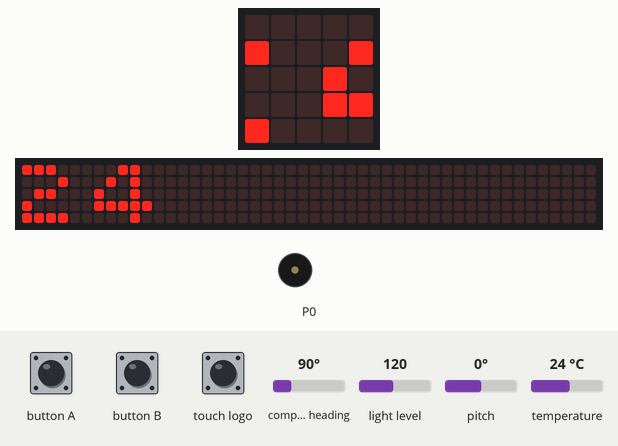
This program was run on a simulated BBC micro:bit (MakeCode). On the bench: the board's 5×5 LED display, a strip that is not on the board, showing the scrolling text unrolled, buzzer (waves = sounding). The test bench sets the inputs (shaded band); at power-on: light level 120, compass heading 90°, pitch 0°, temperature 24 °C. The 48×5 strip is a reading aid, not a part: it shows the text the display is scrolling, unrolled, one strip-width of it at a time; the compass is already calibrated.

Above: at 1.37 s.
1.4 s: button A pressed for 0.15 s
At 1.67 s:
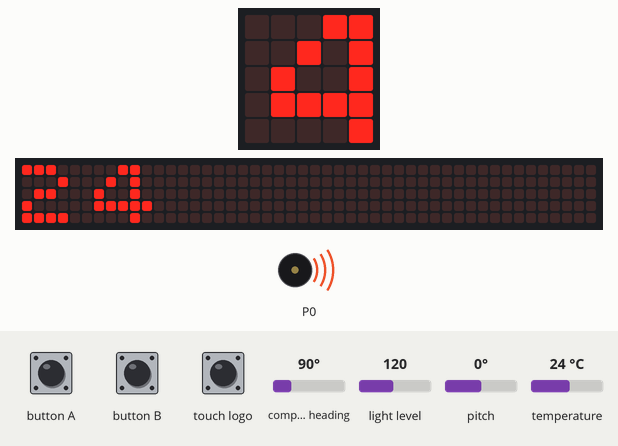
2.1 s: touch logo pressed for 0.15 s
2.8 s: button A pressed for 0.15 s
3.5 s: button B pressed for 0.15 s
4.2 s: light level set to 5
At 6.6 s:
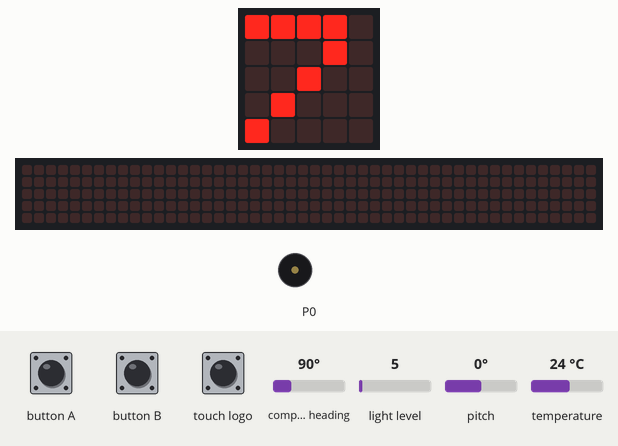
9.1 s: touch logo pressed for 1 s
At 16.9 s:
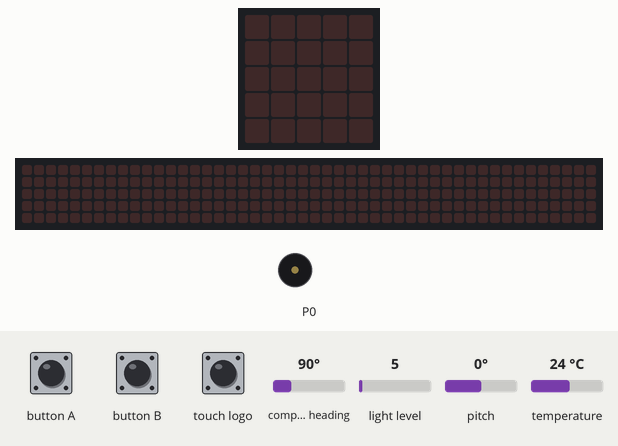
Timing chart, 0 to 18.4 s (numbered marks = the images above; inputs shaded):
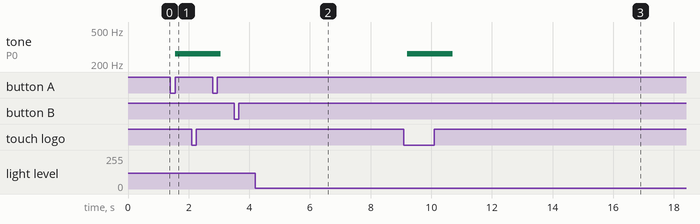

Measured:
- after the input at 1.4 s, tone on P0: silent → 262 Hz after 0.15 s
- what the display in image 2 shows lasts 0.4 s, from 6.4 s to 6.8 s

The program:

main.ts
```typescript
input.onButtonPressed(Button.A, function () {
    music.playTone(262, music.beat(BeatFraction.Whole))
    music.playTone(262, music.beat(BeatFraction.Double))
    basic.showLeds(`
        # # # # .
        . . . # .
        . . # . .
        . # . . .
        # . . . .
        `)
    basic.showLeds(`
        . . . . #
        . . . . #
        . . . . #
        . . . . #
        . . . . #
        `)
    basic.showLeds(`
        . . . . .
        . . . . .
        . . . . .
        . . # # .
        . . # # .
        `)
    basic.showLeds(`
        . # # # .
        . . . . .
        . . . . .
        . . . . .
        . . . . .
        `)
    basic.showLeds(`
        . . . . .
        . # # # .
        . . . # .
        . . # . .
        . . . . .
        `)
    basic.showLeds(`
        . . . # .
        . . . # .
        . # # # .
        . . . # .
        . . . # .
        `)
    basic.showLeds(`
        . . . . .
        . . . . .
        . . . . .
        . . . . .
        . . . . .
        `)
})
input.onButtonPressed(Button.B, function () {
    시간구간 = input.runningTime() + 5000
    basic.showString("" + (input.temperature()))
})
input.onLogoEvent(TouchButtonEvent.Touched, function () {
    시간구간 = input.runningTime() + 5000
    basic.showNumber(input.lightLevel())
    basic.showLeds(`
        # # . # #
        # # # # #
        # # # # .
        . # # # .
        . # # . .
        `)
})
let 시간구간 = 0
let initFlag = 0
시간구간 = 0
let count001 = input.rotation(Rotation.Pitch)
input.calibrateCompass()
basic.forever(function () {
    if (input.runningTime() >= 시간구간) {
        시간구간 = input.runningTime() + 0
        if (count001 % 4 == 0) {
            basic.showNumber(input.temperature())
        }
        if (count001 % 4 == 1) {
            basic.showNumber(input.lightLevel())
        }
        if (count001 % 4 == 2) {
            basic.showNumber(input.compassHeading())
        }
        if (count001 % 4 == 3) {
            basic.showNumber(input.rotation(Rotation.Pitch))
        }
        count001 += 1
        시간구간 = input.runningTime() + 10000
    }
})
```

test.ts
```typescript
// 테스트는 여기로 이동합니다; 이 패키지가 확장으로 사용될 때 컴파일되지 않을 것 입니다.
```
